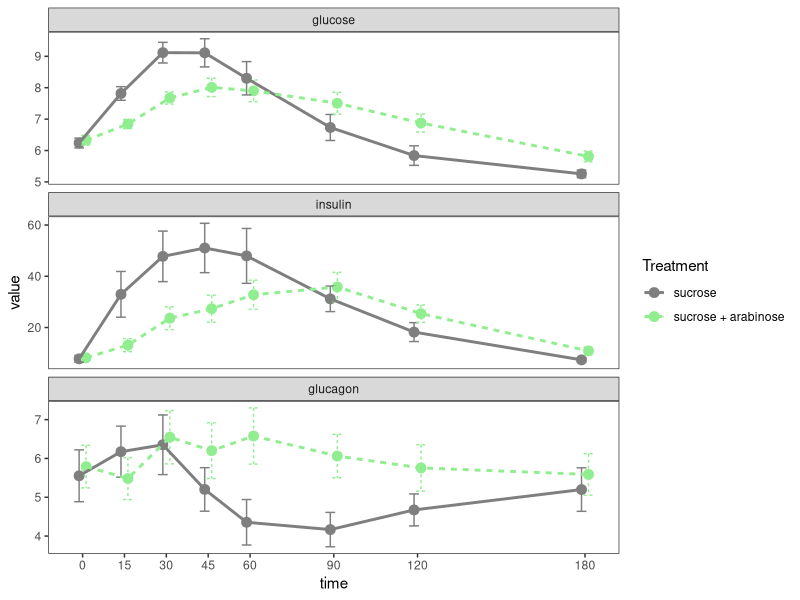

Recreate this plot in R.
library(tidyverse)
library(readxl)

dat1 = read_excel("1. Glucose plasma raw data and treatment group, lp.xlsx", sheet = "Raw")
dat2 = read_excel("Insulin and glucagon raw data and treatment group.xlsx", sheet="Raw")

names(dat1)[1]="participant"
names(dat2)[1]="participant"

names(dat1)[3]="time"
names(dat2)[4]="time"

names(dat1)[4]="glucose"
names(dat2)[5]="insulin"
names(dat2)[6]="glucagon"

dat1 = dat1 %>% select(-VTC)
dat2 = dat2 %>% select(-c(VTC, Week))

dat1 = dat1 %>%  mutate(glucose = str_remove(glucose, "\\*") %>% as.numeric() )

# MERGE 

both = full_join(dat1, dat2)

both = both %>% 
  mutate(Treatment=
           factor(Treatment, 
                  levels=c(573, 214), 
                  labels=c("sucrose", "sucrose + arabinose")))

both = both %>% select(participant, Treatment, time,
                       glucose, insulin, glucagon) 

dat = both %>% 
  pivot_longer(cols=c(glucose, insulin, glucagon),
               names_to="measure") 

dat = dat %>% 
  mutate(measure=factor(measure, 
                        levels=c("glucose", "insulin", "glucagon"),
                        labels=c("glucose", "insulin", "glucagon")
  )
  )



ggplot(dat, aes(y=value, x=time, color=Treatment, fill=Treatment, lty=Treatment)) + 
  facet_wrap(~measure, scales="free_y",nrow=3) +
  #geom_smooth() +
  stat_summary(position=position_dodge(width=5), geom='point', fun=mean, pch=21, size=3)+
  stat_summary(position=position_dodge(width=5), geom='errorbar', width=7, fun.data=mean_se)+
  stat_summary(position=position_dodge(width=5), geom='line', fun=mean, lwd=1)+
  theme_bw() + theme(panel.grid = element_blank())+
  scale_x_continuous(breaks=unique(dat$time))+
  scale_color_manual(values=c("grey50", "lightgreen"))+
  scale_fill_manual(values=c("grey50", "lightgreen"))







